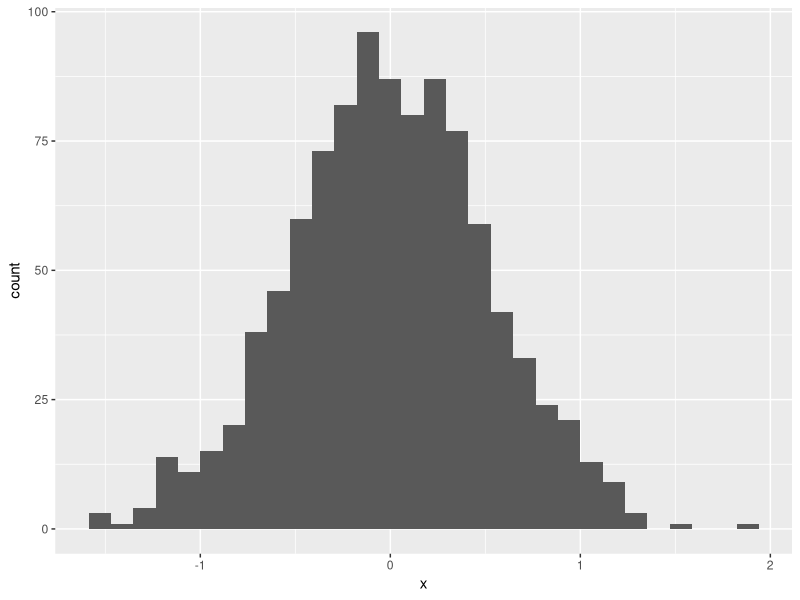

R code for this plot:
## ---- chunk 1
library(tidyverse)

set.seed(1)

plot_df = tibble(
  x = rnorm(1000, sd = .5),
  y = 1 + 2 * x + rnorm(1000)
)

ggplot(plot_df, aes(x = x)) + geom_histogram()


